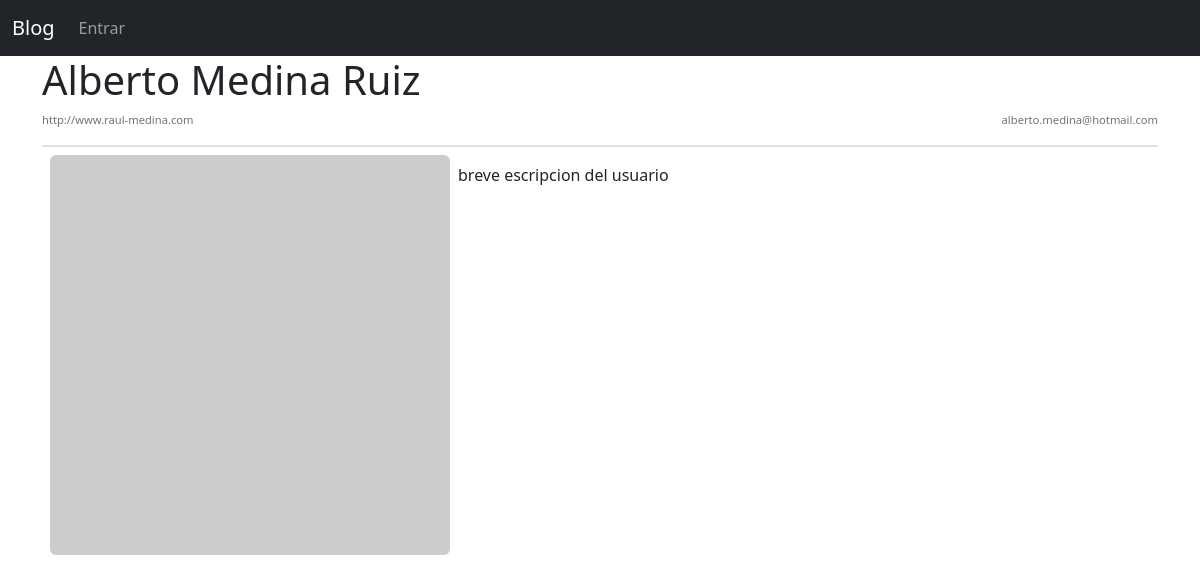
The page /profiles/1 on the database its author committed.
### blog/models.py (models this page shows, shortened)
class Profile(models.Model):
    name = models.CharField(max_length=74)
    image = models.ImageField(upload_to='profiles', null=True, blank=True)
    description = models.TextField(null=True, blank=True)
    url = models.URLField(null=True, blank=True)
    user = models.ForeignKey(User, on_delete=models.PROTECT, null=True)

### blog/views.py (the view)
# urls.py: path('profiles/<int:pk>', views.profile_show, name='profile.show'),
def profile_show(request, pk: int):
    profile = Profile.objects.get(pk=pk)
    return render(request, "profiles/show.html", {'profile': profile})

### blog/templates/profiles/show.html
{% extends 'templates/app.html' %}
{% block main %}
<h1 class="fs-1">{{ profile.name }}</h1>
<article>
    <header class="d-flex justify-content-between border-2 border-bottom" style="font-size: .7rem;">
        <p class="text-secondary">{{ profile.url }}</p>
        <p class="text-secondary">{{ profile.user.email }}</p>
    </header>
    <main class="p-2 d-flex flex-wrap">
        <img class="img-fluid rounded w-auto" src="https://picsum.photos/400/400?" alt="post image">
        <div>
            <p class="m-2">{{ profile.description }}</p>
        </div>
    </main>
</article>
{% endblock %}

### rows shown on the page
Profile: name "Alberto Medina Ruiz", url "http://www.raul-medina.com", user.email "alberto.medina@hotmail.com", description "breve escripcion del usuario"
